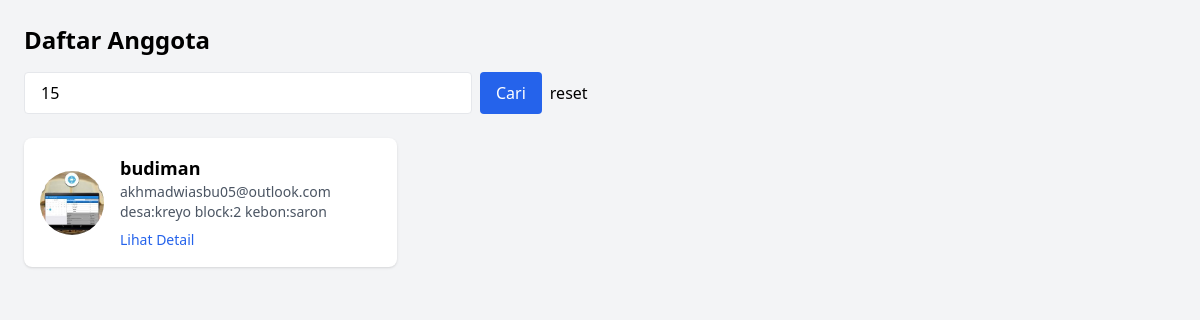
/users/list.php?cari=15, run on the app's committed database.
### tables this page shows
CREATE TABLE `anggota` (
  `id_anggota` int(11) NOT NULL,
  `nama` varchar(100) NOT NULL,
  `jenis_kelamin` enum('laki-laki','perempuan','','') NOT NULL,
  `tgl_lahir` date DEFAULT NULL,
  `tempat_lahir` varchar(50) NOT NULL,
  `alamat` text NOT NULL,
  `telepon` varchar(15) NOT NULL,
  `email` varchar(100) DEFAULT NULL,
  `status` enum('aktif','tidak aktif') DEFAULT 'aktif',
  `username` varchar(50) DEFAULT NULL,
  `password` text DEFAULT NULL,
  `role` enum('user','admin') NOT NULL DEFAULT 'user',
  `foto` varchar(255) DEFAULT NULL,
  `kk` text DEFAULT NULL,
  `ktp` text DEFAULT NULL,
  `NPWP` int(20) NOT NULL
);

### users/list.php (the view, shortened to what this page needs)
<?php
include '../config.php';
$cari = isset($_GET['cari']) ? trim($_GET['cari']) : '';
if (!empty($cari)) {
    $cari_escaped = mysqli_real_escape_string($conn, $cari);
    $sql = "SELECT * FROM anggota
            WHERE id_anggota LIKE '%$cari_escaped%'
            OR nama LIKE '%$cari_escaped%'
            OR alamat LIKE '%$cari_escaped%'
            ORDER BY id_anggota DESC";
} else {
    $sql = "SELECT * FROM anggota ORDER BY id_anggota DESC";
}
$result = mysqli_query($conn, $sql);
?>
<!DOCTYPE html>
<html lang="id">
<head>
  <script src="https://cdn.tailwindcss.com"></script>
</head>
<body class="bg-gray-100 p-6">
  <h1 class="text-2xl font-bold mb-4">Daftar Anggota</h1>
    <form method="GET" class="mb-6 flex gap-2">
    <input type="text" name="cari" placeholder="Cari berdasarkan ID, Nama, atau Alamat"
        value="<?= isset($_GET['cari']) ? htmlspecialchars($_GET['cari']) : '' ?>"
        class="px-4 py-2 border rounded w-full max-w-md" />
    <button type="submit" class="bg-blue-600 text-white px-4 py-2 rounded hover:bg-blue-700">Cari</button>
    <button type="reset">reset</button>
    </form>
  <div class="grid grid-cols-1 md:grid-cols-2 lg:grid-cols-3 gap-4">
    <?php while($row = mysqli_fetch_assoc($result)): ?>
      <div class="bg-white rounded-lg shadow p-4">
        <div class="flex items-center space-x-4">
          <?php if (!empty($row['foto']) && file_exists('../upload/foto/' . $row['foto'])): ?>
            <img src="../upload/foto/<?= $row['foto'] ?>" alt="foto" class="w-16 h-16 rounded-full object-cover">
          <?php endif; ?>
          <div>
            <h3 class="text-lg font-semibold"><?= htmlspecialchars($row['nama']) ?></h3>
            <p class="text-sm text-gray-600"><?= htmlspecialchars($row['email']) ?></p>
            <p class="text-sm text-gray-600"><?= htmlspecialchars($row['alamat']) ?></p>
            <button onclick="showDetail(<?= $row['id_anggota'] ?>)" class="mt-2 text-blue-600 hover:underline text-sm">Lihat Detail</button>
          </div>
        </div>
      </div>
    <?php endwhile; ?>
  </div>
</body>
</html>

### data on the page
anggota: foto (picture), nama "budiman", email "akhmadwiasbu05@outlook.com", alamat "desa:kreyo block:2 kebon:saron"
